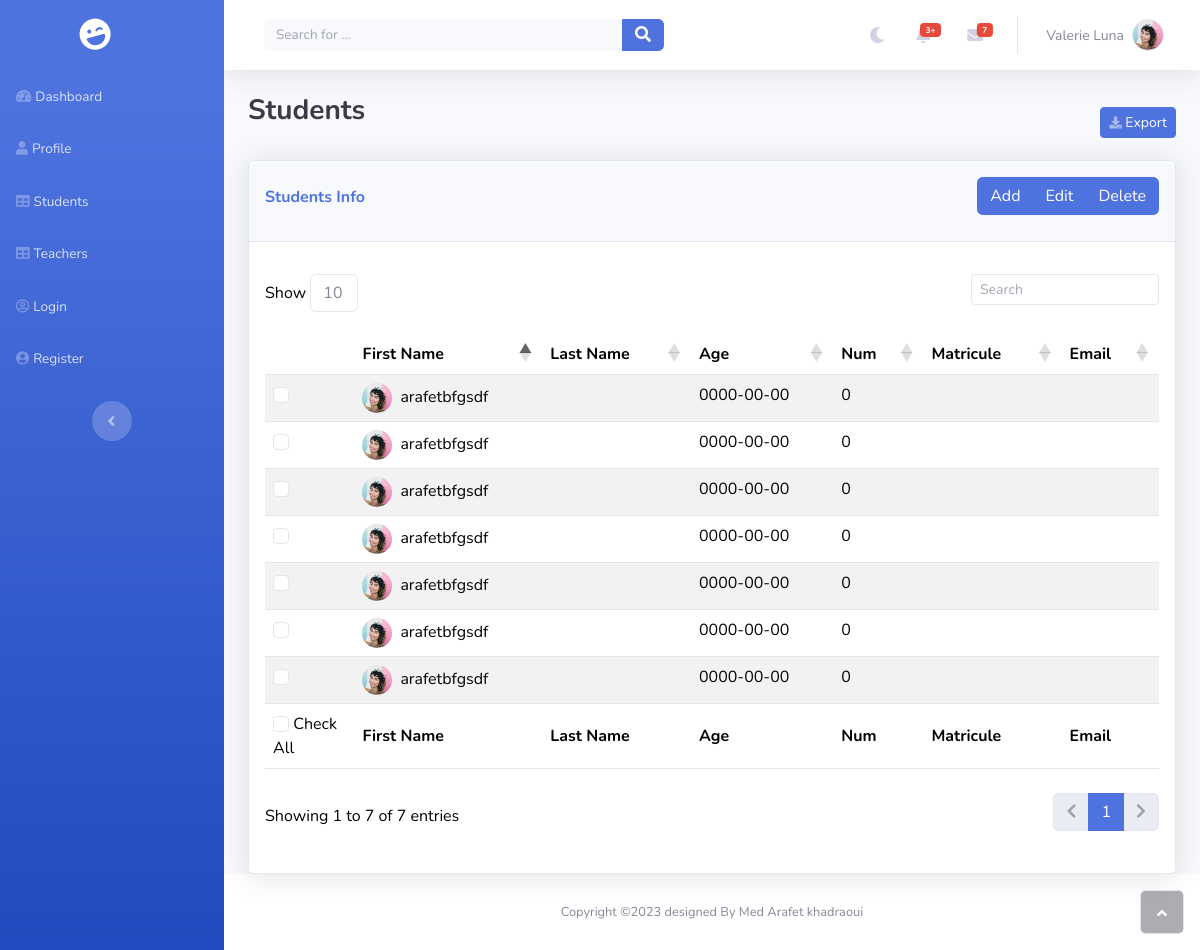
Before: /students.php with the older database file.
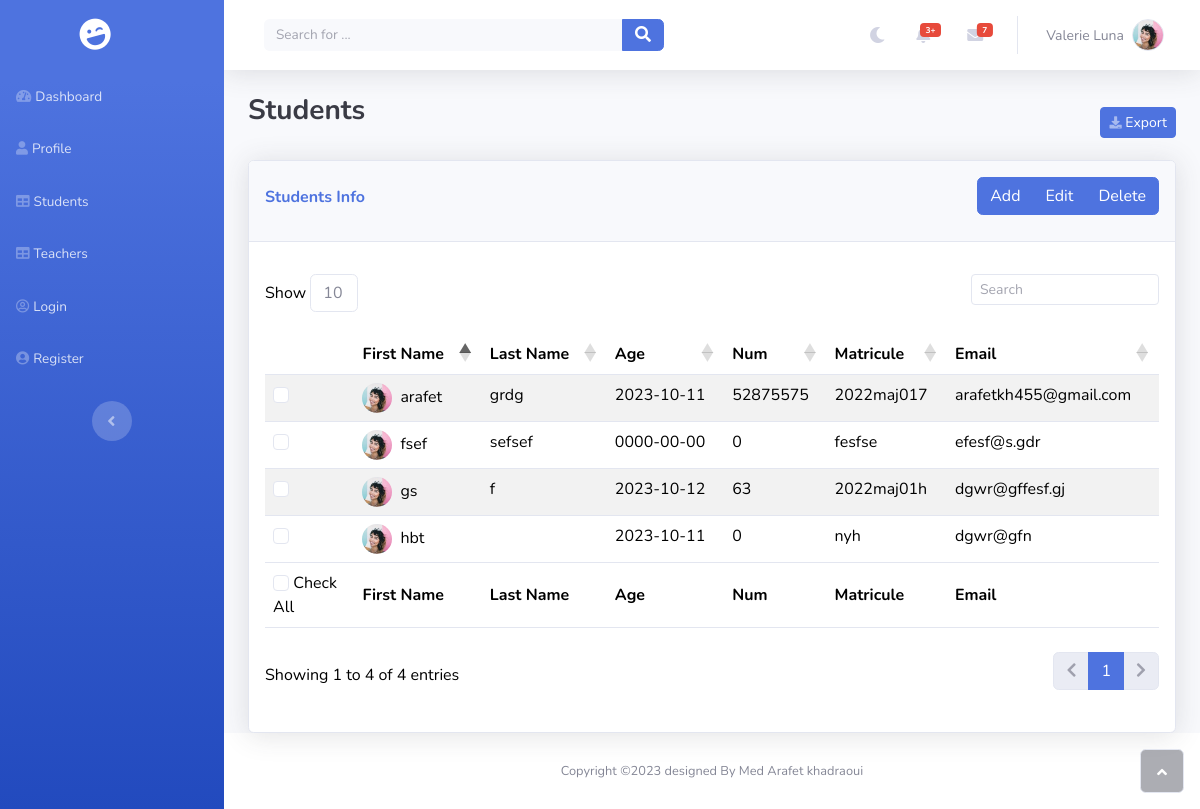
After: the same page with the newer database file.
### tables this page shows
CREATE TABLE `students` (
  `firstname` text NOT NULL,
  `lastname` text NOT NULL,
  `matricule` varchar(255) NOT NULL,
  `num` int(11) NOT NULL,
  `id` int(11) NOT NULL,
  `email` varchar(255) NOT NULL,
  `age` date NOT NULL
);

### students.php (the view, shortened to what this page needs)
<?php
 include 'config.php';
$sql = "SELECT * FROM students";
$result = $conn->query($sql);
?>
<!DOCTYPE html>
<html data-bs-theme="light" lang="en">
<head>
    <link rel="stylesheet" href="assets/bootstrap/css/bootstrap.min.css">
    <link rel='stylesheet' href='https://cdn.datatables.net/1.13.5/css/dataTables.bootstrap5.min.css'>
    <link rel="stylesheet" href="assets/fonts/fontawesome-all.min.css">
</head>
<body id="page-top">
    <div id="wrapper" >
        <?php include 'navbar.php'; ?>
        <div class="d-flex flex-column" id="content-wrapper">
            <div id="content">
            <?php include 'header.php'; ?>
            <div class="container-fluid">
                <div class="d-sm-flex justify-content-between align-items-center mb-2">
                    <h3 class="text-dark mb-4 fw-bold">Students</h3>
                    <a class="btn btn-primary btn-sm d-none d-sm-inline-block " role="button" href="#"><i class="fas fa-download fa-sm text-white-50"></i> Export</a>
                </div>
                    <div class="card shadow">
                        <div class="card-header py-3 flex-row justify-content-between align-items-center">
                            <div class="col-auto float-start pt-2">
                                <p class="text-primary fw-bold">Students Info</p>
                            </div>
                            <div class="btn-group float-end" role="group">
                                <button id="add-btn" type="button" class="btn btn-primary"  >Add</button>
                                <button id="edit-btn" type="button"class="btn btn-primary"  >Edit</button>
                                <button id="delete-btn" type="button"class="btn btn-primary" >Delete</button>
                            </div>
                        </div>
                        <div class="card-body">
                            <div class="table-responsive table mt-2" id="dataTable" role="grid" >
                                <table class="table my-0 table-striped" id="tablestudent">
                                    <thead>
                                        <tr>
                                            <th style="width: 10%;" ></th>
                                            <th>First Name</th>
                                            <th>Last Name</th>
                                            <th>Age</th>
                                            <th>Num</th>
                                            <th>Matricule</th>
                                            <th>Email</th>
                                        </tr>
                                    </thead>
                                    <tbody>
                                        <?php
                                        if ($result->num_rows > 0) {
                                            while($row = $result->fetch_assoc()) {
                                              echo '<tr><td><input class="form-check-input" type="checkbox" /></td>
                                              <td><img class="rounded-circle me-2" width="30" height="30" src="assets/img/avatars/avatar1.jpeg" />' . $row["firstname"].
                                              "</td><td>" . $row["lastname"].
                                              "</td><td>" . $row["age"].
                                              "</td><td>" . $row["num"].
                                              "</td><td>" . $row["matricule"].
                                              "</td><td>" . $row["email"]. "</td></tr>";
                                            }
                                          } else {
                                            echo "<tr>0 results</tr>";
                                          }
                                        ?>
                                    </tbody>
                                    <tfoot>
                                        <tr>
                                            <td class="col"  ><input id="check-all" class="form-check-input" type="checkbox"  <?php if ($result->num_rows === 0){ echo' disabled';} ?>/> Check All</td>
                                            <td><strong>First Name</strong></td>
                                            <td><strong>Last Name</strong></td>
                                            <td><strong>Age</strong></td>
                                            <td><strong>Num</strong></td>
                                            <td><strong>Matricule</strong></td>
                                            <td><strong>Email</strong></td>
                                        </tr>
                                    </tfoot>
                                </table>
                            </div>
                        </div>
                    </div>
                </div>
            </div>
            <footer class="bg-white sticky-footer">
                <div class="container my-auto">
                    <div class="text-center my-auto copyright"><span>Copyright ©2023 designed By Med Arafet khadraoui</span></div>
                </div>
            </footer>
        </div><a class="border rounded d-inline scroll-to-top" href="#page-top"><i class="fas fa-angle-up"></i></a>
    </div>
</body>
</html>

### navbar.php (shortened to what this page needs)
<nav class="navbar align-items-start sidebar sidebar-dark accordion bg-gradient-primary p-0 navbar-dark">
    <div class="container-fluid d-flex flex-column p-0"><a class="navbar-brand d-flex justify-content-center align-items-center sidebar-brand m-0" href="#">
            <div class="sidebar-brand-icon rotate-n-15"><i class="fas fa-laugh-wink"></i></div>
        </a>
        <ul class="navbar-nav text-light" id="accordionSidebar">
            <li class="nav-item"><a class="nav-link" <?php if (basename($_SERVER['PHP_SELF'])=='index.php') {echo 'class="active"';} ?> href="index.php"><i class="fas fa-tachometer-alt"></i><span>Dashboard</span></a></li>
            <li class="nav-item"><a class="nav-link" <?php if (basename($_SERVER['PHP_SELF'])=='profile.php') echo 'class="active"' ?> href="profile.php"><i class="fas fa-user"></i><span>Profile</span></a></li>
            <li class="nav-item "><a class="nav-link " <?php if (basename($_SERVER['PHP_SELF'])=='students.php') echo 'class="active"' ?> href="students.php"><i class="fas fa-table"></i><span>Students</span></a>
            <li class="nav-item"><a class="nav-link " <?php if (basename($_SERVER['PHP_SELF'])=='teachers.php') echo 'class="active"' ?> href="teachers.php"><i class="fas fa-table"></i><span>Teachers</span></a></li>
            <li class="nav-item"><a class="nav-link" href="login.php"><i class="far fa-user-circle"></i><span>Login</span></a></li>
            <li class="nav-item"><a class="nav-link" href="register.php"><i class="fas fa-user-circle"></i><span>Register</span></a></li>
        </ul>
        <div class="text-center d-none d-md-inline"><button class="btn rounded-circle border-0" id="sidebarToggle" type="button"></button></div>
    </div>
</nav>

### header.php (shortened to what this page needs)
<nav class="navbar navbar-expand bg-white shadow mb-4 topbar static-top navbar-light">
                <div class="container-fluid"><button class="btn btn-link d-md-none rounded-circle me-3" id="sidebarToggleTop" type="button"><i class="fas fa-bars"></i></button>
                    <form class="d-none d-sm-inline-block me-auto ms-md-3 my-2 my-md-0 mw-100 navbar-search">
                        <div class="input-group"><input class="bg-light form-control border-0 small" type="text" placeholder="Search for ..."><button class="btn btn-primary py-0" type="button"><i class="fas fa-search"></i></button></div>
                    </form>
                    <ul class="navbar-nav flex-nowrap ms-auto">
                        <li class="nav-item "  >
                            <a class="nav-link" id="darkbtn" href="#"><i class="fas fa-moon" id="moon"></i> <i id="sun" class="fas fa-sun" hidden></i></a>
                        </li>
                        <li class="nav-item dropdown no-arrow mx-1">
                            <div class="nav-item dropdown no-arrow"><a class="dropdown-toggle nav-link" aria-expanded="false" data-bs-toggle="dropdown" href="#"><span class="badge bg-danger badge-counter">3+</span><i class="fas fa-bell fa-fw"></i></a>
                            </div>
                        </li>
                        <li class="nav-item dropdown no-arrow mx-1">
                            <div class="nav-item dropdown no-arrow"><a class="dropdown-toggle nav-link" aria-expanded="false" data-bs-toggle="dropdown" href="#"><span class="badge bg-danger badge-counter">7</span><i class="fas fa-envelope fa-fw"></i></a>
                            </div>
                        </li>
                        <li class="nav-item dropdown no-arrow">
                            <div class="nav-item dropdown no-arrow"><a class="dropdown-toggle nav-link" aria-expanded="false" data-bs-toggle="dropdown" href="#"><span class="d-none d-lg-inline me-2 text-gray-600 small">Valerie Luna</span><img class="border rounded-circle img-profile" src="assets/img/avatars/avatar1.jpeg"></a>
                            </div>
                        </li>
                    </ul>
                </div>
            </nav>

Changed rows visible on the page:
removed students: firstname "arafetbfgsdf", age "0000-00-00", num "0"
removed students: firstname "arafetbfgsdf", age "0000-00-00", num "0"
removed students: firstname "arafetbfgsdf", age "0000-00-00", num "0"
removed students: firstname "arafetbfgsdf", age "0000-00-00", num "0"
removed students: firstname "arafetbfgsdf", age "0000-00-00", num "0"
removed students: firstname "arafetbfgsdf", age "0000-00-00", num "0"
removed students: firstname "arafetbfgsdf", age "0000-00-00", num "0"
added students: firstname "arafet", lastname "grdg", age "2023-10-11", num "52875575", matricule "2022maj017", email "arafetkh455@gmail.com"
added students: firstname "fsef", lastname "sefsef", age "0000-00-00", num "0", matricule "fesfse", email "efesf@s.gdr"
added students: firstname "gs", lastname "f", age "2023-10-12", num "63", matricule "2022maj01h", email "dgwr@gffesf.gj"
added students: firstname "hbt", age "2023-10-11", num "0", matricule "nyh", email "dgwr@gfn"
Other visible differences:
text written by a page script: "Show Showing 1 to 7 of 7 entries 1" → "Show Showing 1 to 4 of 4 entries 1"
